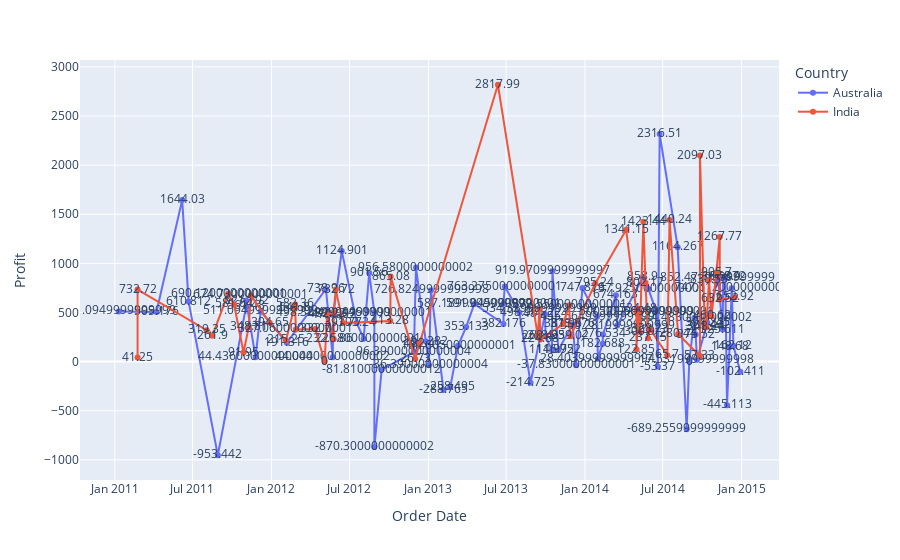

Notebook source saved alongside this figure:
### Code cell
fig=px.line(data_frame=ndf,x='Order Date',y='Profit',color='Country',text='Profit')
fig.show()
